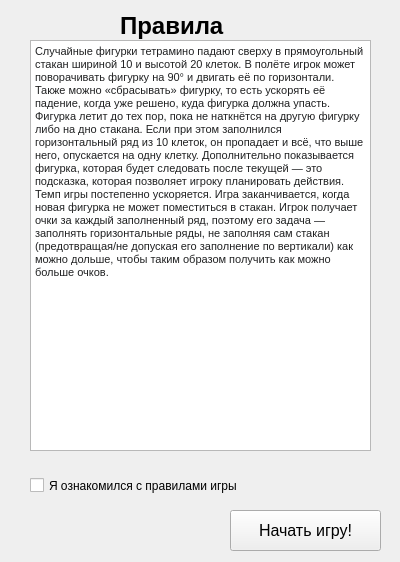
<?xml version="1.0" encoding="UTF-8"?>
<ui version="4.0">
 <class>Form</class>
 <widget class="QWidget" name="Form">
  <property name="geometry">
   <rect>
    <x>0</x>
    <y>0</y>
    <width>400</width>
    <height>562</height>
   </rect>
  </property>
  <property name="windowTitle">
   <string>Form</string>
  </property>
  <widget class="QLabel" name="label">
   <property name="geometry">
    <rect>
     <x>120</x>
     <y>0</y>
     <width>181</width>
     <height>51</height>
    </rect>
   </property>
   <property name="font">
    <font>
     <family>Tahoma</family>
     <pointsize>18</pointsize>
     <weight>75</weight>
     <bold>true</bold>
    </font>
   </property>
   <property name="text">
    <string>Правила</string>
   </property>
  </widget>
  <widget class="QTextBrowser" name="textBrowser">
   <property name="geometry">
    <rect>
     <x>30</x>
     <y>40</y>
     <width>341</width>
     <height>411</height>
    </rect>
   </property>
   <property name="html">
    <string>&lt;!DOCTYPE HTML PUBLIC &quot;-//W3C//DTD HTML 4.0//EN&quot; &quot;http://www.w3.org/TR/REC-html40/strict.dtd&quot;&gt;
&lt;html&gt;&lt;head&gt;&lt;meta name=&quot;qrichtext&quot; content=&quot;1&quot; /&gt;&lt;style type=&quot;text/css&quot;&gt;
p, li { white-space: pre-wrap; }
&lt;/style&gt;&lt;/head&gt;&lt;body style=&quot; font-family:'MS Shell Dlg 2'; font-size:7.8pt; font-weight:400; font-style:normal;&quot;&gt;
&lt;p style=&quot; margin-top:0px; margin-bottom:0px; margin-left:0px; margin-right:0px; -qt-block-indent:0; text-indent:0px;&quot;&gt;&lt;span style=&quot; font-family:'sans-serif'; font-size:8pt; color:#202122; background-color:#ffffff;&quot;&gt;Случайные фигурки тетрамино падают сверху в прямоугольный стакан шириной 10 и высотой 20 клеток. В полёте игрок может поворачивать фигурку на 90° и двигать её по горизонтали. Также можно «сбрасывать» фигурку, то есть ускорять её падение, когда уже решено, куда фигурка должна упасть. Фигурка летит до тех пор, пока не наткнётся на другую фигурку либо на дно стакана. Если при этом заполнился горизонтальный ряд из 10 клеток, он пропадает и всё, что выше него, опускается на одну клетку. Дополнительно показывается фигурка, которая будет следовать после текущей — это подсказка, которая позволяет игроку планировать действия. Темп игры постепенно ускоряется. Игра заканчивается, когда новая фигурка не может поместиться в стакан. Игрок получает очки за каждый заполненный ряд, поэтому его задача — заполнять горизонтальные ряды, не заполняя сам стакан (предотвращая/не допуская его заполнение по вертикали) как можно дольше, чтобы таким образом получить как можно больше очков.&lt;/span&gt;&lt;/p&gt;&lt;/body&gt;&lt;/html&gt;</string>
   </property>
  </widget>
  <widget class="QCheckBox" name="readRules">
   <property name="geometry">
    <rect>
     <x>30</x>
     <y>470</y>
     <width>351</width>
     <height>31</height>
    </rect>
   </property>
   <property name="font">
    <font>
     <pointsize>9</pointsize>
    </font>
   </property>
   <property name="text">
    <string>Я ознакомился с правилами игры</string>
   </property>
  </widget>
  <widget class="QPushButton" name="startGameBtn">
   <property name="geometry">
    <rect>
     <x>230</x>
     <y>510</y>
     <width>151</width>
     <height>41</height>
    </rect>
   </property>
   <property name="font">
    <font>
     <pointsize>12</pointsize>
    </font>
   </property>
   <property name="text">
    <string>Начать игру!</string>
   </property>
  </widget>
  <widget class="QLabel" name="errorCheckBox">
   <property name="geometry">
    <rect>
     <x>35</x>
     <y>455</y>
     <width>290</width>
     <height>16</height>
    </rect>
   </property>
   <property name="text">
    <string/>
   </property>
  </widget>
 </widget>
 <resources/>
 <connections/>
</ui>
